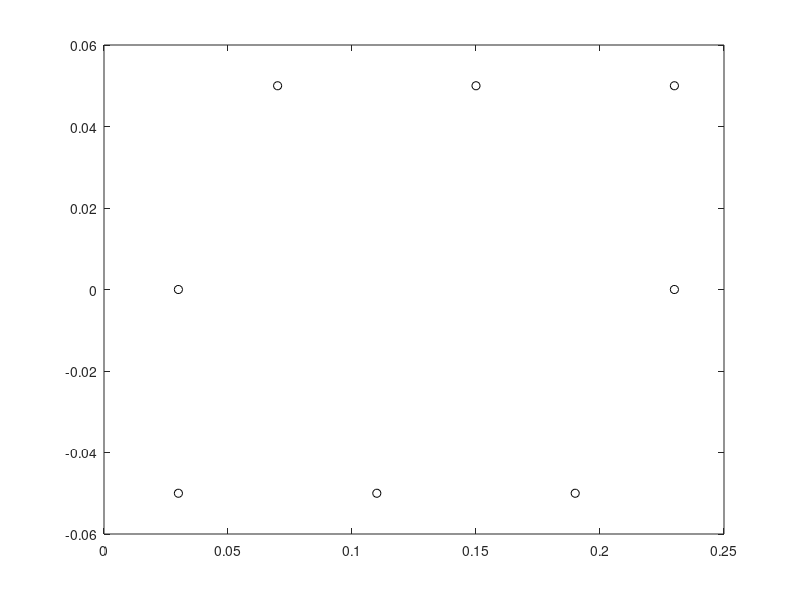

Recreate this plot in MATLAB.
clear FS;

FS(1).a = 0.000000;
FS(1).p = [0.000000;0.050000];
FS(1).d = [0.090000;0.075000;0.030000;-0.025000];
FS(1).D = [1.000000 0.000000;-0.000000 1.000000;-1.000000 -0.000000;0.000000 -1.000000];
FS(1).v = [0.090000 0.025000; 0.090000 0.075000; -0.030000 0.075000; -0.030000 0.025000; 0.090000 0.025000];
FS(1).type = 2;
plot (FS(1).v(:,1), FS(1).v(:,2), 'r');

FS(3).a = 0.000000;
FS(3).p = [0.000000;-0.050000];
FS(3).d = [0.090000;-0.025000;0.030000;0.075000];
FS(3).D = [1.000000 0.000000;-0.000000 1.000000;-1.000000 -0.000000;0.000000 -1.000000];
FS(3).v = [0.090000 -0.075000; 0.090000 -0.025000; -0.030000 -0.025000; -0.030000 -0.075000; 0.090000 -0.075000];
FS(3).type = 2;
plot (FS(3).v(:,1), FS(3).v(:,2), 'r');

FS(7).a = 0.000000;
FS(7).p = [0.040000;0.050000];
FS(7).d = [0.130000;0.075000;-0.010000;-0.025000];
FS(7).D = [1.000000 0.000000;-0.000000 1.000000;-1.000000 -0.000000;0.000000 -1.000000];
FS(7).v = [0.130000 0.025000; 0.130000 0.075000; 0.010000 0.075000; 0.010000 0.025000; 0.130000 0.025000];
FS(7).type = 2;
plot (FS(7).v(:,1), FS(7).v(:,2), 'k');

FS(11).a = 0.000000;
FS(11).p = [0.080000;-0.050000];
FS(11).d = [0.170000;-0.025000;-0.050000;0.075000];
FS(11).D = [1.000000 0.000000;-0.000000 1.000000;-1.000000 -0.000000;0.000000 -1.000000];
FS(11).v = [0.170000 -0.075000; 0.170000 -0.025000; 0.050000 -0.025000; 0.050000 -0.075000; 0.170000 -0.075000];
FS(11).type = 2;
plot (FS(11).v(:,1), FS(11).v(:,2), 'k');

FS(15).a = 0.000000;
FS(15).p = [0.120000;0.050000];
FS(15).d = [0.210000;0.075000;-0.090000;-0.025000];
FS(15).D = [1.000000 0.000000;-0.000000 1.000000;-1.000000 -0.000000;0.000000 -1.000000];
FS(15).v = [0.210000 0.025000; 0.210000 0.075000; 0.090000 0.075000; 0.090000 0.025000; 0.210000 0.025000];
FS(15).type = 2;
plot (FS(15).v(:,1), FS(15).v(:,2), 'r');

FS(19).a = 0.000000;
FS(19).p = [0.160000;-0.050000];
FS(19).d = [0.250000;-0.025000;-0.130000;0.075000];
FS(19).D = [1.000000 0.000000;-0.000000 1.000000;-1.000000 -0.000000;0.000000 -1.000000];
FS(19).v = [0.250000 -0.075000; 0.250000 -0.025000; 0.130000 -0.025000; 0.130000 -0.075000; 0.250000 -0.075000];
FS(19).type = 2;
plot (FS(19).v(:,1), FS(19).v(:,2), 'r');

FS(23).a = 0.000000;
FS(23).p = [0.200000;0.050000];
FS(23).d = [0.290000;0.075000;-0.170000;-0.025000];
FS(23).D = [1.000000 0.000000;-0.000000 1.000000;-1.000000 -0.000000;0.000000 -1.000000];
FS(23).v = [0.290000 0.025000; 0.290000 0.075000; 0.170000 0.075000; 0.170000 0.025000; 0.290000 0.025000];
FS(23).type = 2;
plot (FS(23).v(:,1), FS(23).v(:,2), 'k');

FS(25).a = 0.000000;
FS(25).p = [0.200000;-0.050000];
FS(25).d = [0.290000;-0.025000;-0.170000;0.075000];
FS(25).D = [1.000000 0.000000;-0.000000 1.000000;-1.000000 -0.000000;0.000000 -1.000000];
FS(25).v = [0.290000 -0.075000; 0.290000 -0.025000; 0.170000 -0.025000; 0.170000 -0.075000; 0.290000 -0.075000];
FS(25).type = 2;
plot (FS(25).v(:,1), FS(25).v(:,2), 'k');

for i=1:length(FS)
    if FS(i).type == 2;
        plot (FS(i).p(1),FS(i).p(2),'gs','MarkerFaceColor','g','MarkerSize',4)
    end
end

ZMPref = [
0.030000 -0.050000;
0.030000 0.000000;
0.070000 0.050000;
0.110000 -0.050000;
0.150000 0.050000;
0.190000 -0.050000;
0.230000 0.000000;
0.230000 0.050000;
];

plot(ZMPref(:,1), ZMPref(:,2), 'ko')
